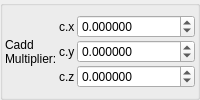
    <widget class="QGroupBox" name="groupBox_6">
     <property name="title">
      <string/>
     </property>
     <layout class="QVBoxLayout" name="verticalLayout_13">
      <property name="leftMargin">
       <number>2</number>
      </property>
      <property name="topMargin">
       <number>2</number>
      </property>
      <property name="rightMargin">
       <number>2</number>
      </property>
      <property name="bottomMargin">
       <number>2</number>
      </property>
      <item>
       <layout class="QGridLayout" name="gridLayout_25" columnstretch="0,0,1">
        <property name="spacing">
         <number>2</number>
        </property>
        <item row="2" column="1">
         <widget class="QLabel" name="label_111">
          <property name="text">
           <string notr="true">c.z</string>
          </property>
         </widget>
        </item>
        <item row="1" column="1">
         <widget class="QLabel" name="label_110">
          <property name="text">
           <string notr="true">c.y</string>
          </property>
         </widget>
        </item>
        <item row="0" column="2">
         <widget class="MyDoubleSpinBox" name="spinbox3_transf_constant_multiplierC_111_x">
          <property name="sizePolicy">
           <sizepolicy hsizetype="Minimum" vsizetype="Maximum">
            <horstretch>0</horstretch>
            <verstretch>0</verstretch>
           </sizepolicy>
          </property>
          <property name="prefix">
           <string/>
          </property>
          <property name="suffix">
           <string/>
          </property>
          <property name="decimals">
           <number>6</number>
          </property>
          <property name="minimum">
           <double>-99.989999999999995</double>
          </property>
          <property name="maximum">
           <double>99.989999999999995</double>
          </property>
          <property name="singleStep">
           <double>0.100000000000000</double>
          </property>
         </widget>
        </item>
        <item row="2" column="2">
         <widget class="MyDoubleSpinBox" name="spinbox3_transf_constant_multiplierC_111_z">
          <property name="sizePolicy">
           <sizepolicy hsizetype="Minimum" vsizetype="Maximum">
            <horstretch>0</horstretch>
            <verstretch>0</verstretch>
           </sizepolicy>
          </property>
          <property name="prefix">
           <string/>
          </property>
          <property name="suffix">
           <string/>
          </property>
          <property name="decimals">
           <number>6</number>
          </property>
          <property name="minimum">
           <double>-99.989999999999995</double>
          </property>
          <property name="maximum">
           <double>99.989999999999995</double>
          </property>
          <property name="singleStep">
           <double>0.100000000000000</double>
          </property>
         </widget>
        </item>
        <item row="0" column="1">
         <widget class="QLabel" name="label_109">
          <property name="text">
           <string notr="true">c.x</string>
          </property>
         </widget>
        </item>
        <item row="1" column="2">
         <widget class="MyDoubleSpinBox" name="spinbox3_transf_constant_multiplierC_111_y">
          <property name="sizePolicy">
           <sizepolicy hsizetype="Minimum" vsizetype="Maximum">
            <horstretch>0</horstretch>
            <verstretch>0</verstretch>
           </sizepolicy>
          </property>
          <property name="prefix">
           <string/>
          </property>
          <property name="suffix">
           <string/>
          </property>
          <property name="decimals">
           <number>6</number>
          </property>
          <property name="minimum">
           <double>-99.989999999999995</double>
          </property>
          <property name="maximum">
           <double>99.989999999999995</double>
          </property>
          <property name="singleStep">
           <double>0.100000000000000</double>
          </property>
         </widget>
        </item>
        <item row="0" column="0" rowspan="3">
         <widget class="QLabel" name="label_108">
          <property name="text">
           <string>Cadd
Multiplier:</string>
          </property>
         </widget>
        </item>
       </layout>
      </item>
     </layout>
    </widget>
